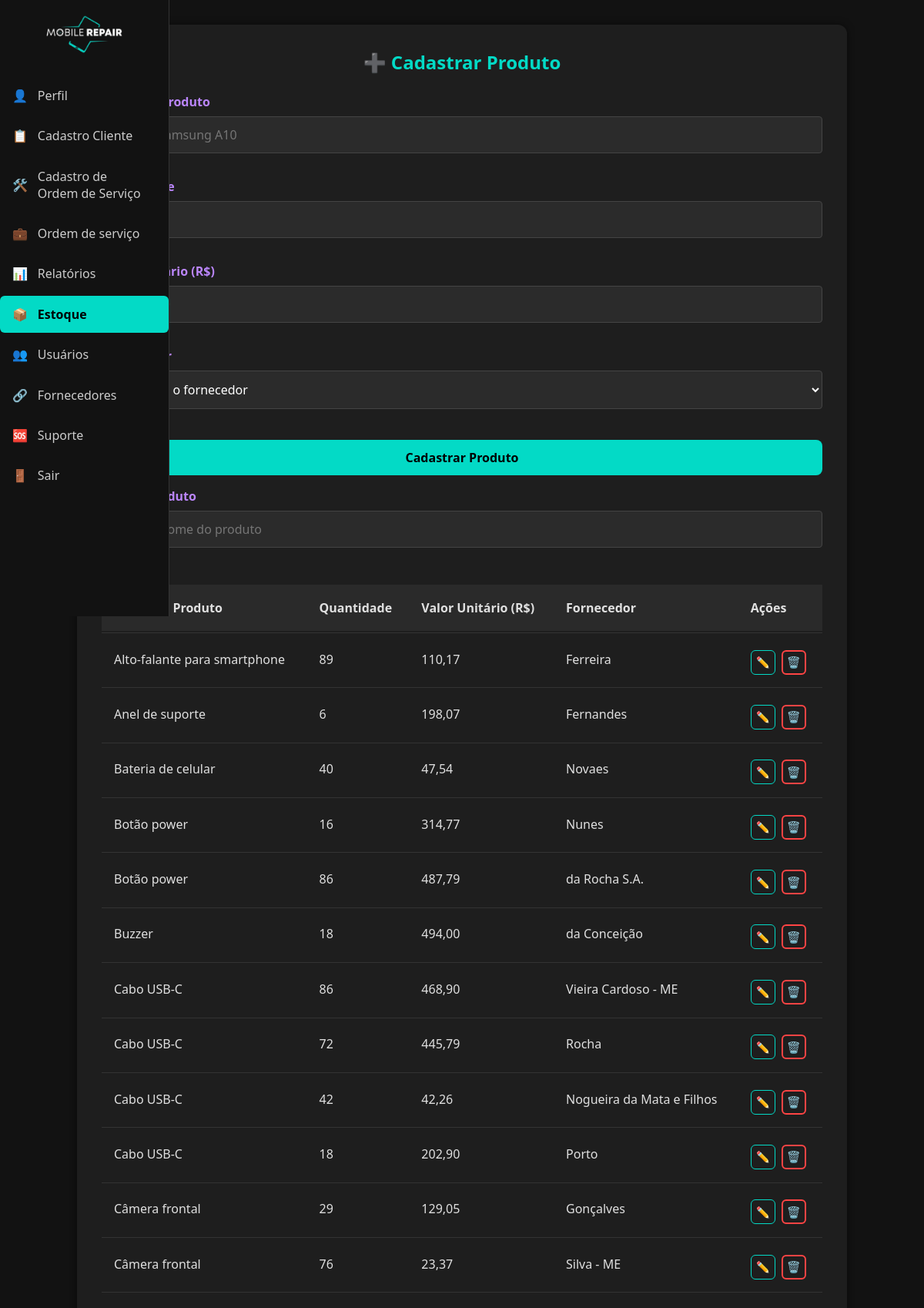
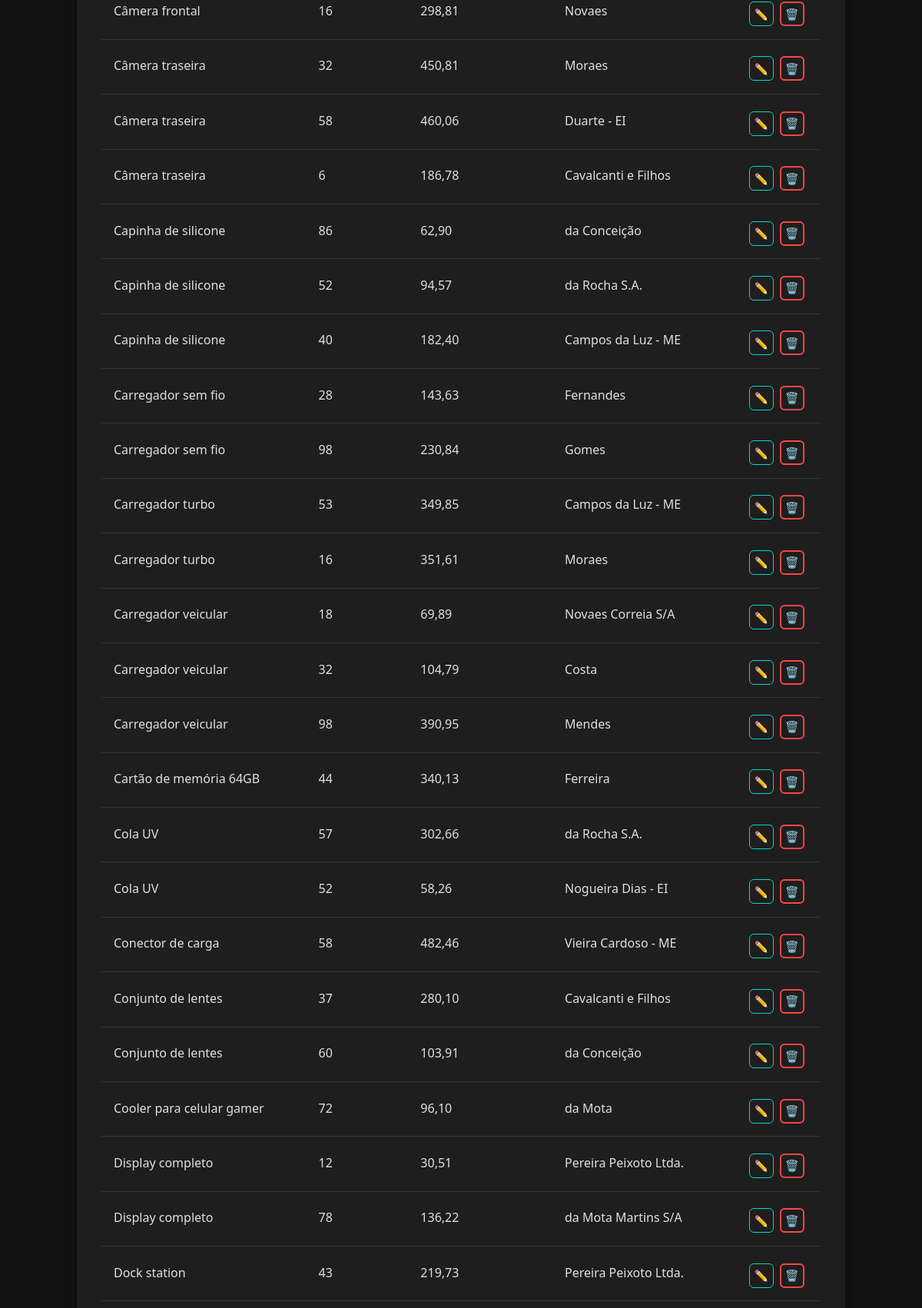
Page /estoque.php (signed in, upper part) on the committed database (2 pictures, top to bottom).
### tables this page shows
CREATE TABLE `produto` (
  `id_produto` int(11) NOT NULL,
  `nome_produto` varchar(100) DEFAULT NULL,
  `valor` decimal(10,2) DEFAULT NULL,
  `idfornecedor` int(11) DEFAULT NULL,
  `idestoque` int(11) DEFAULT NULL
);

CREATE TABLE `estoque` (
  `id_estoque` int(11) NOT NULL,
  `quantidade` int(11) DEFAULT NULL
);

CREATE TABLE `fornecedor` (
  `id_fornecedor` int(11) NOT NULL,
  `nome_fornecedor` varchar(100) DEFAULT NULL,
  `telefone` varchar(20) DEFAULT NULL,
  `email` varchar(100) DEFAULT NULL
);

### estoque.php (the view, shortened to what this page needs)
<?php
require_once 'conexao.php';
function buscarProdutos($pdo) {
    $sql = "SELECT p.id_produto, p.nome_produto, p.valor, f.nome_fornecedor, p.idfornecedor, e.quantidade, p.idestoque
            FROM produto p
            LEFT JOIN fornecedor f ON p.idfornecedor = f.id_fornecedor
            LEFT JOIN estoque e ON p.idestoque = e.id_estoque
            ORDER BY p.nome_produto";
    $stmt = $pdo->query($sql);
    return $stmt->fetchAll(PDO::FETCH_ASSOC);
}
$produtos = buscarProdutos($pdo);
$menus = [
    'Gerente' => [
        ['href' => 'dashboard.php', 'icon' => '👤', 'text' => 'Perfil'],
        ['href' => 'cadastro-cliente.php', 'icon' => '📋', 'text' => 'Cadastro Cliente'],
        ['href' => 'cadastro-ordem_serv.php', 'icon' => '🛠️', 'text' => 'Cadastro de<br>Ordem de Serviço'],
        ['href' => 'ordem_serv.php', 'icon' => '💼', 'text' => 'Ordem de serviço'],
        ['href' => 'relatorio.php', 'icon' => '📊', 'text' => 'Relatórios'],
        ['href' => 'estoque.php', 'icon' => '📦', 'text' => 'Estoque'],
        ['href' => 'usuarios.php', 'icon' => '👥', 'text' => 'Usuários'],
        ['href' => 'fornecedor.php', 'icon' => '🔗', 'text' => 'Fornecedores'],
        ['href' => 'suporte.php', 'icon' => '🆘', 'text' => 'Suporte'],
        ['href' => 'logout.php', 'icon' => '🚪', 'text' => 'Sair']
    ],
    'Atendente' => [
        ['href' => 'dashboard.php', 'icon' => '👤', 'text' => 'Perfil'],
        ['href' => 'cadastro-cliente.php', 'icon' => '📋', 'text' => 'Cadastro Cliente'],
        ['href' => 'cadastro-ordem_serv.php', 'icon' => '🛠️', 'text' => 'Cadastro de<br>Ordem de Serviço'],
        ['href' => 'ordem_serv.php', 'icon' => '💼', 'text' => 'Ordem de serviço'],
        ['href' => 'estoque.php', 'icon' => '📦', 'text' => 'Estoque'],
        ['href' => 'fornecedor.php', 'icon' => '🔗', 'text' => 'Fornecedores'],
        ['href' => 'suporte.php', 'icon' => '🆘', 'text' => 'Suporte'],
        ['href' => 'logout.php', 'icon' => '🚪', 'text' => 'Sair']
    ],
    'Tecnico' => [
        ['href' => 'dashboard.php', 'icon' => '👤', 'text' => 'Perfil'],
        ['href' => 'ordem_serv.php', 'icon' => '💼', 'text' => 'Ordem de serviço'],
        ['href' => 'suporte.php', 'icon' => '🆘', 'text' => 'Suporte'],
        ['href' => 'logout.php', 'icon' => '🚪', 'text' => 'Sair']
    ],
];
$menuItems = $_SESSION['cargo'] && isset($menus[$_SESSION['cargo']]) ? $menus[$_SESSION['cargo']] : [];
?>
<!DOCTYPE html>
<html lang="pt-br">
<head>
  <link rel="stylesheet" href="css/sidebar.css" />
  <link rel="stylesheet" href="css/form.css" />
  <link rel="stylesheet" href="css/estoque.css" />
</head>
<body>
  <nav class="sidebar">
    <div class="logo">
      <img src="img/logo.png" alt="Logo do sistema">
    </div>
    <ul class="menu">
      <?php foreach ($menuItems as $item): ?>
        <li><a href="<?php echo $item['href']; ?>" <?php echo $item['href'] === 'estoque.php' ? 'class="active"' : ''; ?>><?php echo $item['icon']; ?> <span><?php echo $item['text']; ?></span></a></li>
      <?php endforeach; ?>
    </ul>
  </nav>
  <div class="form-container">
    <h2>➕ Cadastrar Produto</h2>
    <form method="POST" action="estoque.php">
      <div class="form-group">
        <label for="produto">Nome do Produto</label>
        <input type="text" id="produto" name="produto" class="form-input" placeholder="Ex: Tela Samsung A10" required />
      </div>
      <div class="form-group">
        <label for="quantidade">Quantidade</label>
        <input type="number" id="quantidade" name="quantidade" class="form-input" min="0" required />
      </div>
      <div class="form-group">
        <label for="valor">Valor Unitário (R$)</label>
        <input type="text" id="valor" name="valor" class="form-input" placeholder="Ex: 120.50" required />
      </div>
      <div class="form-group">
        <label for="fornecedor">Fornecedor</label>
        <select id="fornecedor" name="fornecedor" class="form-input" required>
          <option value="">Selecione o fornecedor</option>
        </select>
      </div>
      <div class="form-buttons">
        <button type="submit" class="btn-salvar">Cadastrar Produto</button>
      </div>
    </form>
    <form id="filtro-form" style="margin-bottom: 2rem;">
      <div class="form-group">
        <label for="busca-produto">Buscar Produto</label>
        <input type="text" id="busca-produto" class="form-input" placeholder="Digite o nome do produto" oninput="filtrarProdutos()" />
      </div>
    </form>
    <table class="pedidos-table">
      <thead>
        <tr>
          <th>Nome do Produto</th>
          <th>Quantidade</th>
          <th>Valor Unitário (R$)</th>
          <th>Fornecedor</th>
          <th>Ações</th>
        </tr>
      </thead>
      <tbody>
        <?php if (count($produtos) === 0): ?>
          <tr><td colspan="5">Nenhum produto cadastrado.</td></tr>
        <?php else: ?>
          <?php foreach ($produtos as $prod): ?>
            <tr data-id-produto="<?= $prod['id_produto'] ?>" data-idestoque="<?= $prod['idestoque'] ?>">
              <td><?= htmlspecialchars($prod['nome_produto']) ?></td>
              <td><?= intval($prod['quantidade']) ?></td>
              <td><?= number_format($prod['valor'], 2, ',', '.') ?></td>
              <td><?= htmlspecialchars($prod['nome_fornecedor'] ?? '-') ?></td>
              <td class="actions">
                <button class="action-btn edit-btn" onclick="abrirModalEdicao(this)">✏️<span class="tooltip-text">Editar</span></button>
                <button class="action-btn delete-btn" onclick="deletarLinha(this)">🗑️<span class="tooltip-text">Deletar</span></button>
              </td>
            </tr>
          <?php endforeach; ?>
        <?php endif; ?>
      </tbody>
    </table>
  </div>
</body>
</html>

### css/sidebar.css (style rules this page uses)
.sidebar { position: fixed; top: 0; left: 0; width: 70px; height: 100vh; background-color: #121212; border-right: 1px solid #333; overflow: hidden; transition: width 0.3s ease; z-index: 1000; }
.sidebar .logo { padding: 1.2rem; text-align: center; }
.sidebar .logo img { width: 50px; transition: width 0.3s; }
.sidebar .menu { list-style: none; padding-top: -1rem; padding-left: 0; padding-right: 0; }
.sidebar .menu li { margin: 0.3rem 0; }
.sidebar .menu li a { display: flex; align-items: center; gap: 0.8rem; text-decoration: none; color: #ccc; padding: 0.8rem 1rem; border-radius: 6px; transition: background-color 0.3s, color 0.3s; white-space: nowrap; overflow: hidden; position: relative; }
.sidebar .menu li a span { opacity: 0; visibility: hidden; transition: opacity 0.3s ease; }
.sidebar .menu li a.active { background-color: #03dac6; color: #000; font-weight: bold; }

### css/form.css (style rules this page uses)
* { margin: 0; padding: 0; box-sizing: border-box; font-family: 'Segoe UI', Tahoma, Geneva, Verdana, sans-serif; }
body { background-color: #121212; color: #e0e0e0; min-height: 100vh; }
.form-container { background-color: #1e1e1e; padding: 2rem; border-radius: 12px; box-shadow: 0 8px 24px rgba(0, 0, 0, 0.7); width: 100%; max-width: 600px; margin: 3rem auto; animation: fadeIn 0.5s ease-in-out; }
h2 { margin-bottom: 1.5rem; color: #03dac6; text-align: center; }
form label { display: block; margin-top: 1rem; margin-bottom: 0.3rem; color: #ccc; }
input, textarea, select { width: 100%; padding: 0.75rem; border: 1px solid #444; border-radius: 8px; background-color: #2b2b2b; color: #fff; margin-bottom: 1rem; }
.form-buttons { display: flex; flex-direction: column; gap: 1.5rem; margin-top: 1rem; }
.form-buttons button[type="submit"] { width: 100%; padding: 0.75rem; background-color: #03dac6; color: #000; font-weight: bold; border: none; border-radius: 8px; font-size: 1rem; cursor: pointer; transition: background-color 0.3s ease; }
button { width: 100%; padding: 0.75rem; background-color: #03dac6; color: #000; font-weight: bold; border: none; border-radius: 8px; font-size: 1rem; cursor: pointer; transition: background-color 0.3s ease; }

### css/estoque.css (style rules this page uses)
body { background-color: #121212; color: #e0e0e0; font-family: 'Segoe UI', sans-serif; padding: 2rem; }
.form-container { max-width: 1000px; margin: 0 auto; background-color: #1e1e1e; padding: 2rem; border-radius: 12px; box-shadow: 0 0 10px rgba(0,0,0,0.5); }
h2 { text-align: center; color: #03dac6; margin-bottom: 1.5rem; }
.pedidos-table { width: 100%; border-collapse: collapse; margin-bottom: 2rem; }
.pedidos-table th, .pedidos-table td { padding: 1.2rem 1rem; text-align: left; vertical-align: middle; position: relative; }
.pedidos-table th { background-color: #2a2a2a; }
.pedidos-table tr { border-bottom: 1px solid transparent; position: relative; }
.pedidos-table tr::after { content: ''; position: absolute; top: 100%; left: 0; width: 100%; border-bottom: 1px solid #333; margin-top: 2px; }
.actions { display: flex; gap: 0.5rem; position: relative; top: 3px; padding: 2px 0; }
.action-btn { background-color: transparent; border: 1px solid #444; color: #fff; padding: 0.4rem; border-radius: 6px; cursor: pointer; font-size: 0.9rem; transition: all 0.3s; width: 32px; height: 32px; display: flex; align-items: center; justify-content: center; transform: translateY(1px); }
.edit-btn { border-color: #03dac6; color: #03dac6; }
.action-btn.delete-btn { border: 2px solid #ff4444 !important; }
.form-group { margin-bottom: 1rem; }
.form-group label { display: block; margin-bottom: 0.5rem; font-weight: bold; color: #bb86fc; }
.form-input { width: 100%; padding: 0.75rem; border: 1px solid #444; border-radius: 4px; font-size: 1rem; background-color: #2b2b2b; color: #fff; }
.form-buttons { display: flex; justify-content: flex-end; gap: 1rem; margin-top: 1.5rem; }
.btn-salvar { background-color: #03dac6; color: #000; padding: 0.75rem 1.5rem; border: none; border-radius: 4px; cursor: pointer; font-weight: bold; transition: background-color 0.3s; }

### rows in the picture
produto: nome_produto "Alto-falante para smartphone", idestoque.quantidade "89", valor "110,17", idfornecedor.nome_fornecedor "Ferreira"
produto: nome_produto "Anel de suporte", idestoque.quantidade "6", valor "198,07", idfornecedor.nome_fornecedor "Fernandes"
produto: nome_produto "Bateria de celular", idestoque.quantidade "40", valor "47,54", idfornecedor.nome_fornecedor "Novaes"
produto: nome_produto "Botão power", idestoque.quantidade "16", valor "314,77", idfornecedor.nome_fornecedor "Nunes"
produto: nome_produto "Botão power", idestoque.quantidade "86", valor "487,79", idfornecedor.nome_fornecedor "da Rocha S.A."
produto: nome_produto "Buzzer", idestoque.quantidade "18", valor "494,00", idfornecedor.nome_fornecedor "da Conceição"
produto: nome_produto "Cabo USB-C", idestoque.quantidade "86", valor "468,90", idfornecedor.nome_fornecedor "Vieira Cardoso - ME"
produto: nome_produto "Cabo USB-C", idestoque.quantidade "72", valor "445,79", idfornecedor.nome_fornecedor "Rocha"
produto: nome_produto "Cabo USB-C", idestoque.quantidade "42", valor "42,26", idfornecedor.nome_fornecedor "Nogueira da Mata e Filhos"
produto: nome_produto "Cabo USB-C", idestoque.quantidade "18", valor "202,90", idfornecedor.nome_fornecedor "Porto"
produto: nome_produto "Câmera frontal", idestoque.quantidade "29", valor "129,05", idfornecedor.nome_fornecedor "Gonçalves"
produto: nome_produto "Câmera frontal", idestoque.quantidade "76", valor "23,37", idfornecedor.nome_fornecedor "Silva - ME"
produto: nome_produto "Câmera frontal", idestoque.quantidade "16", valor "298,81", idfornecedor.nome_fornecedor "Novaes"
produto: nome_produto "Câmera traseira", idestoque.quantidade "32", valor "450,81", idfornecedor.nome_fornecedor "Moraes"
produto: nome_produto "Câmera traseira", idestoque.quantidade "58", valor "460,06", idfornecedor.nome_fornecedor "Duarte - EI"
produto: nome_produto "Câmera traseira", idestoque.quantidade "6", valor "186,78", idfornecedor.nome_fornecedor "Cavalcanti e Filhos"
produto: nome_produto "Capinha de silicone", idestoque.quantidade "86", valor "62,90", idfornecedor.nome_fornecedor "da Conceição"
produto: nome_produto "Capinha de silicone", idestoque.quantidade "52", valor "94,57", idfornecedor.nome_fornecedor "da Rocha S.A."
produto: nome_produto "Capinha de silicone", idestoque.quantidade "40", valor "182,40", idfornecedor.nome_fornecedor "Campos da Luz - ME"
produto: nome_produto "Carregador sem fio", idestoque.quantidade "28", valor "143,63", idfornecedor.nome_fornecedor "Fernandes"
produto: nome_produto "Carregador sem fio", idestoque.quantidade "98", valor "230,84", idfornecedor.nome_fornecedor "Gomes"
produto: nome_produto "Carregador turbo", idestoque.quantidade "53", valor "349,85", idfornecedor.nome_fornecedor "Campos da Luz - ME"
produto: nome_produto "Carregador turbo", idestoque.quantidade "16", valor "351,61", idfornecedor.nome_fornecedor "Moraes"
produto: nome_produto "Carregador veicular", idestoque.quantidade "18", valor "69,89", idfornecedor.nome_fornecedor "Novaes Correia S/A"
produto: nome_produto "Carregador veicular", idestoque.quantidade "32", valor "104,79", idfornecedor.nome_fornecedor "Costa"
produto: nome_produto "Carregador veicular", idestoque.quantidade "98", valor "390,95", idfornecedor.nome_fornecedor "Mendes"
produto: nome_produto "Cartão de memória 64GB", idestoque.quantidade "44", valor "340,13", idfornecedor.nome_fornecedor "Ferreira"
produto: nome_produto "Cola UV", idestoque.quantidade "57", valor "302,66", idfornecedor.nome_fornecedor "da Rocha S.A."
produto: nome_produto "Cola UV", idestoque.quantidade "52", valor "58,26", idfornecedor.nome_fornecedor "Nogueira Dias - EI"
produto: nome_produto "Conector de carga", idestoque.quantidade "58", valor "482,46", idfornecedor.nome_fornecedor "Vieira Cardoso - ME"
produto: nome_produto "Conjunto de lentes", idestoque.quantidade "37", valor "280,10", idfornecedor.nome_fornecedor "Cavalcanti e Filhos"
produto: nome_produto "Conjunto de lentes", idestoque.quantidade "60", valor "103,91", idfornecedor.nome_fornecedor "da Conceição"
produto: nome_produto "Cooler para celular gamer", idestoque.quantidade "72", valor "96,10", idfornecedor.nome_fornecedor "da Mota"
produto: nome_produto "Display completo", idestoque.quantidade "12", valor "30,51", idfornecedor.nome_fornecedor "Pereira Peixoto Ltda."
produto: nome_produto "Display completo", idestoque.quantidade "78", valor "136,22", idfornecedor.nome_fornecedor "da Mota Martins S/A"
produto: nome_produto "Dock station", idestoque.quantidade "43", valor "219,73", idfornecedor.nome_fornecedor "Pereira Peixoto Ltda."

### other values in the picture
$item['icon'] "👤"
$item['text'] "Perfil"
$item['icon'] "📋"
$item['text'] "Cadastro Cliente"
$item['icon'] "🛠️"
$item['text'] "Cadastro de Ordem de Serviço"
$item['icon'] "💼"
$item['text'] "Ordem de serviço"
$item['icon'] "📊"
$item['text'] "Relatórios"
$item['icon'] "📦"
$item['text'] "Estoque"
$item['icon'] "👥"
$item['text'] "Usuários"
$item['icon'] "🔗"
